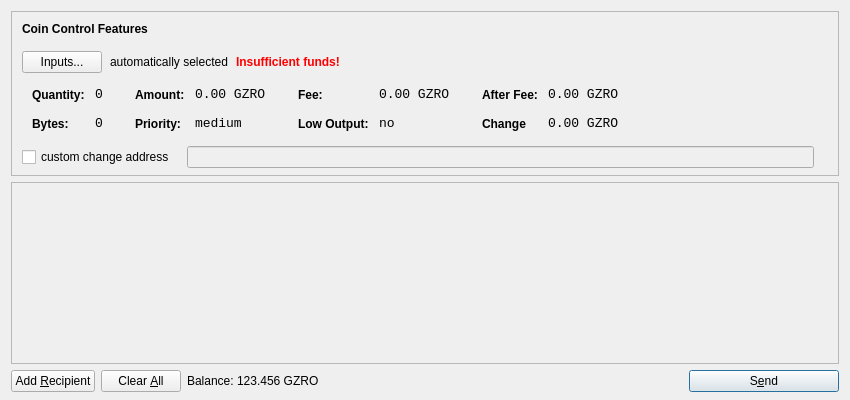
<?xml version="1.0" encoding="UTF-8"?>
<ui version="4.0">
 <class>SendCoinsDialog</class>
 <widget class="QDialog" name="SendCoinsDialog">
  <property name="geometry">
   <rect>
    <x>0</x>
    <y>0</y>
    <width>850</width>
    <height>400</height>
   </rect>
  </property>
  <property name="windowTitle">
   <string>Send Coins</string>
  </property>
  <layout class="QVBoxLayout" name="verticalLayout" stretch="0,1,0">
   <property name="bottomMargin">
    <number>8</number>
   </property>
   <item>
    <widget class="QFrame" name="frameCoinControl">
     <property name="sizePolicy">
      <sizepolicy hsizetype="Expanding" vsizetype="Expanding">
       <horstretch>0</horstretch>
       <verstretch>0</verstretch>
      </sizepolicy>
     </property>
     <property name="maximumSize">
      <size>
       <width>16777215</width>
       <height>16777215</height>
      </size>
     </property>
     <property name="frameShape">
      <enum>QFrame::StyledPanel</enum>
     </property>
     <property name="frameShadow">
      <enum>QFrame::Sunken</enum>
     </property>
     <layout class="QVBoxLayout" name="verticalLayoutCoinControl2">
      <property name="spacing">
       <number>-1</number>
      </property>
      <property name="leftMargin">
       <number>0</number>
      </property>
      <property name="topMargin">
       <number>0</number>
      </property>
      <property name="rightMargin">
       <number>0</number>
      </property>
      <property name="bottomMargin">
       <number>6</number>
      </property>
      <item>
       <layout class="QVBoxLayout" name="verticalLayoutCoinControl" stretch="0,0,0,0,1">
        <property name="spacing">
         <number>0</number>
        </property>
        <property name="leftMargin">
         <number>10</number>
        </property>
        <property name="topMargin">
         <number>10</number>
        </property>
        <item>
         <layout class="QHBoxLayout" name="horizontalLayoutCoinControl1">
          <property name="bottomMargin">
           <number>15</number>
          </property>
          <item>
           <widget class="QLabel" name="labelCoinControlFeatures">
            <property name="sizePolicy">
             <sizepolicy hsizetype="Preferred" vsizetype="Maximum">
              <horstretch>0</horstretch>
              <verstretch>0</verstretch>
             </sizepolicy>
            </property>
            <property name="font">
             <font>
              <weight>75</weight>
              <bold>true</bold>
             </font>
            </property>
            <property name="styleSheet">
             <string notr="true">font-weight:bold;</string>
            </property>
            <property name="text">
             <string>Coin Control Features</string>
            </property>
           </widget>
          </item>
         </layout>
        </item>
        <item>
         <layout class="QHBoxLayout" name="horizontalLayoutCoinControl2" stretch="0,0,0,0">
          <property name="spacing">
           <number>8</number>
          </property>
          <property name="bottomMargin">
           <number>10</number>
          </property>
          <item>
           <widget class="QPushButton" name="pushButtonCoinControl">
            <property name="styleSheet">
             <string notr="true"/>
            </property>
            <property name="text">
             <string>Inputs...</string>
            </property>
           </widget>
          </item>
          <item>
           <widget class="QLabel" name="labelCoinControlAutomaticallySelected">
            <property name="text">
             <string>automatically selected</string>
            </property>
            <property name="margin">
             <number>5</number>
            </property>
           </widget>
          </item>
          <item>
           <widget class="QLabel" name="labelCoinControlInsuffFunds">
            <property name="font">
             <font>
              <weight>75</weight>
              <bold>true</bold>
             </font>
            </property>
            <property name="styleSheet">
             <string notr="true">color:red;font-weight:bold;</string>
            </property>
            <property name="text">
             <string>Insufficient funds!</string>
            </property>
            <property name="margin">
             <number>5</number>
            </property>
           </widget>
          </item>
          <item>
           <spacer name="horizontalSpacerCoinControl">
            <property name="orientation">
             <enum>Qt::Horizontal</enum>
            </property>
            <property name="sizeHint" stdset="0">
             <size>
              <width>40</width>
              <height>1</height>
             </size>
            </property>
           </spacer>
          </item>
         </layout>
        </item>
        <item>
         <widget class="QWidget" name="widgetCoinControl" native="true">
          <property name="sizePolicy">
           <sizepolicy hsizetype="Preferred" vsizetype="Preferred">
            <horstretch>0</horstretch>
            <verstretch>0</verstretch>
           </sizepolicy>
          </property>
          <property name="minimumSize">
           <size>
            <width>0</width>
            <height>0</height>
           </size>
          </property>
          <property name="styleSheet">
           <string notr="true"/>
          </property>
          <layout class="QHBoxLayout" name="horizontalLayoutCoinControl5">
           <property name="margin">
            <number>0</number>
           </property>
           <item>
            <layout class="QHBoxLayout" name="horizontalLayoutCoinControl3" stretch="0,0,0,1">
             <property name="spacing">
              <number>20</number>
             </property>
             <property name="topMargin">
              <number>0</number>
             </property>
             <property name="bottomMargin">
              <number>10</number>
             </property>
             <item>
              <layout class="QFormLayout" name="formLayoutCoinControl1">
               <property name="horizontalSpacing">
                <number>10</number>
               </property>
               <property name="verticalSpacing">
                <number>14</number>
               </property>
               <property name="leftMargin">
                <number>10</number>
               </property>
               <property name="topMargin">
                <number>4</number>
               </property>
               <property name="rightMargin">
                <number>6</number>
               </property>
               <item row="0" column="0">
                <widget class="QLabel" name="labelCoinControlQuantityText">
                 <property name="styleSheet">
                  <string notr="true">font-weight:bold;</string>
                 </property>
                 <property name="text">
                  <string>Quantity:</string>
                 </property>
                 <property name="margin">
                  <number>0</number>
                 </property>
                </widget>
               </item>
               <item row="0" column="1">
                <widget class="QLabel" name="labelCoinControlQuantity">
                 <property name="font">
                  <font>
                   <family>Monospace</family>
                   <pointsize>10</pointsize>
                  </font>
                 </property>
                 <property name="cursor">
                  <cursorShape>IBeamCursor</cursorShape>
                 </property>
                 <property name="contextMenuPolicy">
                  <enum>Qt::ActionsContextMenu</enum>
                 </property>
                 <property name="text">
                  <string>0</string>
                 </property>
                 <property name="margin">
                  <number>0</number>
                 </property>
                 <property name="textInteractionFlags">
                  <set>Qt::LinksAccessibleByMouse|Qt::TextSelectableByKeyboard|Qt::TextSelectableByMouse</set>
                 </property>
                </widget>
               </item>
               <item row="1" column="0">
                <widget class="QLabel" name="labelCoinControlBytesText">
                 <property name="styleSheet">
                  <string notr="true">font-weight:bold;</string>
                 </property>
                 <property name="text">
                  <string>Bytes:</string>
                 </property>
                </widget>
               </item>
               <item row="1" column="1">
                <widget class="QLabel" name="labelCoinControlBytes">
                 <property name="font">
                  <font>
                   <family>Monospace</family>
                   <pointsize>10</pointsize>
                  </font>
                 </property>
                 <property name="cursor">
                  <cursorShape>IBeamCursor</cursorShape>
                 </property>
                 <property name="contextMenuPolicy">
                  <enum>Qt::ActionsContextMenu</enum>
                 </property>
                 <property name="text">
                  <string>0</string>
                 </property>
                 <property name="textInteractionFlags">
                  <set>Qt::LinksAccessibleByMouse|Qt::TextSelectableByKeyboard|Qt::TextSelectableByMouse</set>
                 </property>
                </widget>
               </item>
              </layout>
             </item>
             <item>
              <layout class="QFormLayout" name="formLayoutCoinControl2">
               <property name="horizontalSpacing">
                <number>10</number>
               </property>
               <property name="verticalSpacing">
                <number>14</number>
               </property>
               <property name="leftMargin">
                <number>6</number>
               </property>
               <property name="topMargin">
                <number>4</number>
               </property>
               <property name="rightMargin">
                <number>6</number>
               </property>
               <item row="0" column="0">
                <widget class="QLabel" name="labelCoinControlAmountText">
                 <property name="styleSheet">
                  <string notr="true">font-weight:bold;</string>
                 </property>
                 <property name="text">
                  <string>Amount:</string>
                 </property>
                 <property name="margin">
                  <number>0</number>
                 </property>
                </widget>
               </item>
               <item row="0" column="1">
                <widget class="QLabel" name="labelCoinControlAmount">
                 <property name="font">
                  <font>
                   <family>Monospace</family>
                   <pointsize>10</pointsize>
                  </font>
                 </property>
                 <property name="cursor">
                  <cursorShape>IBeamCursor</cursorShape>
                 </property>
                 <property name="contextMenuPolicy">
                  <enum>Qt::ActionsContextMenu</enum>
                 </property>
                 <property name="text">
                  <string>0.00 GZRO</string>
                 </property>
                 <property name="textInteractionFlags">
                  <set>Qt::LinksAccessibleByMouse|Qt::TextSelectableByKeyboard|Qt::TextSelectableByMouse</set>
                 </property>
                </widget>
               </item>
               <item row="1" column="0">
                <widget class="QLabel" name="labelCoinControlPriorityText">
                 <property name="styleSheet">
                  <string notr="true">font-weight:bold;</string>
                 </property>
                 <property name="text">
                  <string>Priority:</string>
                 </property>
                </widget>
               </item>
               <item row="1" column="1">
                <widget class="QLabel" name="labelCoinControlPriority">
                 <property name="font">
                  <font>
                   <family>Monospace</family>
                   <pointsize>10</pointsize>
                  </font>
                 </property>
                 <property name="cursor">
                  <cursorShape>IBeamCursor</cursorShape>
                 </property>
                 <property name="contextMenuPolicy">
                  <enum>Qt::ActionsContextMenu</enum>
                 </property>
                 <property name="text">
                  <string>medium</string>
                 </property>
                 <property name="textInteractionFlags">
                  <set>Qt::LinksAccessibleByMouse|Qt::TextSelectableByKeyboard|Qt::TextSelectableByMouse</set>
                 </property>
                </widget>
               </item>
              </layout>
             </item>
             <item>
              <layout class="QFormLayout" name="formLayoutCoinControl3">
               <property name="horizontalSpacing">
                <number>10</number>
               </property>
               <property name="verticalSpacing">
                <number>14</number>
               </property>
               <property name="leftMargin">
                <number>6</number>
               </property>
               <property name="topMargin">
                <number>4</number>
               </property>
               <property name="rightMargin">
                <number>6</number>
               </property>
               <item row="0" column="0">
                <widget class="QLabel" name="labelCoinControlFeeText">
                 <property name="styleSheet">
                  <string notr="true">font-weight:bold;</string>
                 </property>
                 <property name="text">
                  <string>Fee:</string>
                 </property>
                 <property name="margin">
                  <number>0</number>
                 </property>
                </widget>
               </item>
               <item row="0" column="1">
                <widget class="QLabel" name="labelCoinControlFee">
                 <property name="font">
                  <font>
                   <family>Monospace</family>
                   <pointsize>10</pointsize>
                  </font>
                 </property>
                 <property name="cursor">
                  <cursorShape>IBeamCursor</cursorShape>
                 </property>
                 <property name="contextMenuPolicy">
                  <enum>Qt::ActionsContextMenu</enum>
                 </property>
                 <property name="text">
                  <string>0.00 GZRO</string>
                 </property>
                 <property name="textInteractionFlags">
                  <set>Qt::LinksAccessibleByMouse|Qt::TextSelectableByKeyboard|Qt::TextSelectableByMouse</set>
                 </property>
                </widget>
               </item>
               <item row="1" column="0">
                <widget class="QLabel" name="labelCoinControlLowOutputText">
                 <property name="styleSheet">
                  <string notr="true">font-weight:bold;</string>
                 </property>
                 <property name="text">
                  <string>Low Output:</string>
                 </property>
                </widget>
               </item>
               <item row="1" column="1">
                <widget class="QLabel" name="labelCoinControlLowOutput">
                 <property name="font">
                  <font>
                   <family>Monospace</family>
                   <pointsize>10</pointsize>
                  </font>
                 </property>
                 <property name="cursor">
                  <cursorShape>IBeamCursor</cursorShape>
                 </property>
                 <property name="contextMenuPolicy">
                  <enum>Qt::ActionsContextMenu</enum>
                 </property>
                 <property name="text">
                  <string>no</string>
                 </property>
                 <property name="textInteractionFlags">
                  <set>Qt::LinksAccessibleByMouse|Qt::TextSelectableByKeyboard|Qt::TextSelectableByMouse</set>
                 </property>
                </widget>
               </item>
              </layout>
             </item>
             <item>
              <layout class="QFormLayout" name="formLayoutCoinControl4">
               <property name="horizontalSpacing">
                <number>10</number>
               </property>
               <property name="verticalSpacing">
                <number>14</number>
               </property>
               <property name="leftMargin">
                <number>6</number>
               </property>
               <property name="topMargin">
                <number>4</number>
               </property>
               <property name="rightMargin">
                <number>6</number>
               </property>
               <item row="0" column="0">
                <widget class="QLabel" name="labelCoinControlAfterFeeText">
                 <property name="styleSheet">
                  <string notr="true">font-weight:bold;</string>
                 </property>
                 <property name="text">
                  <string>After Fee:</string>
                 </property>
                 <property name="margin">
                  <number>0</number>
                 </property>
                </widget>
               </item>
               <item row="0" column="1">
                <widget class="QLabel" name="labelCoinControlAfterFee">
                 <property name="font">
                  <font>
                   <family>Monospace</family>
                   <pointsize>10</pointsize>
                  </font>
                 </property>
                 <property name="cursor">
                  <cursorShape>IBeamCursor</cursorShape>
                 </property>
                 <property name="contextMenuPolicy">
                  <enum>Qt::ActionsContextMenu</enum>
                 </property>
                 <property name="text">
                  <string>0.00 GZRO</string>
                 </property>
                 <property name="textInteractionFlags">
                  <set>Qt::LinksAccessibleByMouse|Qt::TextSelectableByKeyboard|Qt::TextSelectableByMouse</set>
                 </property>
                </widget>
               </item>
               <item row="1" column="0">
                <widget class="QLabel" name="labelCoinControlChangeText">
                 <property name="styleSheet">
                  <string notr="true">font-weight:bold;</string>
                 </property>
                 <property name="text">
                  <string>Change</string>
                 </property>
                </widget>
               </item>
               <item row="1" column="1">
                <widget class="QLabel" name="labelCoinControlChange">
                 <property name="font">
                  <font>
                   <family>Monospace</family>
                   <pointsize>10</pointsize>
                  </font>
                 </property>
                 <property name="cursor">
                  <cursorShape>IBeamCursor</cursorShape>
                 </property>
                 <property name="contextMenuPolicy">
                  <enum>Qt::ActionsContextMenu</enum>
                 </property>
                 <property name="text">
                  <string>0.00 GZRO</string>
                 </property>
                 <property name="textInteractionFlags">
                  <set>Qt::LinksAccessibleByMouse|Qt::TextSelectableByKeyboard|Qt::TextSelectableByMouse</set>
                 </property>
                </widget>
               </item>
              </layout>
             </item>
            </layout>
           </item>
          </layout>
         </widget>
        </item>
        <item>
         <layout class="QHBoxLayout" name="horizontalLayoutCoinControl4" stretch="0,0,0">
          <property name="spacing">
           <number>12</number>
          </property>
          <property name="sizeConstraint">
           <enum>QLayout::SetDefaultConstraint</enum>
          </property>
          <property name="topMargin">
           <number>5</number>
          </property>
          <property name="rightMargin">
           <number>5</number>
          </property>
          <item>
           <widget class="QCheckBox" name="checkBoxCoinControlChange">
            <property name="text">
             <string>custom change address</string>
            </property>
           </widget>
          </item>
          <item>
           <widget class="QLineEdit" name="lineEditCoinControlChange">
            <property name="enabled">
             <bool>false</bool>
            </property>
            <property name="sizePolicy">
             <sizepolicy hsizetype="Expanding" vsizetype="Fixed">
              <horstretch>0</horstretch>
              <verstretch>0</verstretch>
             </sizepolicy>
            </property>
           </widget>
          </item>
          <item>
           <widget class="QLabel" name="labelCoinControlChangeLabel">
            <property name="sizePolicy">
             <sizepolicy hsizetype="Preferred" vsizetype="Expanding">
              <horstretch>0</horstretch>
              <verstretch>0</verstretch>
             </sizepolicy>
            </property>
            <property name="minimumSize">
             <size>
              <width>0</width>
              <height>0</height>
             </size>
            </property>
            <property name="text">
             <string/>
            </property>
            <property name="margin">
             <number>3</number>
            </property>
           </widget>
          </item>
         </layout>
        </item>
        <item>
         <spacer name="verticalSpacerCoinControl">
          <property name="orientation">
           <enum>Qt::Vertical</enum>
          </property>
          <property name="sizeHint" stdset="0">
           <size>
            <width>800</width>
            <height>1</height>
           </size>
          </property>
         </spacer>
        </item>
       </layout>
      </item>
     </layout>
    </widget>
   </item>
   <item>
    <widget class="QScrollArea" name="scrollArea">
     <property name="widgetResizable">
      <bool>true</bool>
     </property>
     <widget class="QWidget" name="scrollAreaWidgetContents">
      <property name="geometry">
       <rect>
        <x>0</x>
        <y>0</y>
        <width>830</width>
        <height>165</height>
       </rect>
      </property>
      <layout class="QVBoxLayout" name="verticalLayout_2">
       <property name="margin">
        <number>0</number>
       </property>
       <item>
        <layout class="QVBoxLayout" name="entries">
         <property name="spacing">
          <number>6</number>
         </property>
        </layout>
       </item>
       <item>
        <spacer name="verticalSpacer">
         <property name="orientation">
          <enum>Qt::Vertical</enum>
         </property>
         <property name="sizeHint" stdset="0">
          <size>
           <width>20</width>
           <height>40</height>
          </size>
         </property>
        </spacer>
       </item>
      </layout>
     </widget>
    </widget>
   </item>
   <item>
    <layout class="QHBoxLayout" name="horizontalLayout">
     <item>
      <widget class="QPushButton" name="addButton">
       <property name="toolTip">
        <string>Send to multiple recipients at once</string>
       </property>
       <property name="text">
        <string>Add &amp;Recipient</string>
       </property>
       <property name="icon">
        <iconset resource="../bitcoin.qrc">
         <normaloff>:/icons/add</normaloff>:/icons/add</iconset>
       </property>
       <property name="autoDefault">
        <bool>false</bool>
       </property>
      </widget>
     </item>
     <item>
      <widget class="QPushButton" name="clearButton">
       <property name="sizePolicy">
        <sizepolicy hsizetype="Minimum" vsizetype="Fixed">
         <horstretch>0</horstretch>
         <verstretch>0</verstretch>
        </sizepolicy>
       </property>
       <property name="toolTip">
        <string>Remove all transaction fields</string>
       </property>
       <property name="text">
        <string>Clear &amp;All</string>
       </property>
       <property name="icon">
        <iconset resource="../bitcoin.qrc">
         <normaloff>:/icons/remove</normaloff>:/icons/remove</iconset>
       </property>
       <property name="autoRepeatDelay">
        <number>300</number>
       </property>
       <property name="autoDefault">
        <bool>false</bool>
       </property>
      </widget>
     </item>
     <item>
      <layout class="QHBoxLayout" name="horizontalLayout_2">
       <property name="spacing">
        <number>3</number>
       </property>
       <item>
        <widget class="QLabel" name="label">
         <property name="sizePolicy">
          <sizepolicy hsizetype="Preferred" vsizetype="Fixed">
           <horstretch>0</horstretch>
           <verstretch>0</verstretch>
          </sizepolicy>
         </property>
         <property name="text">
          <string>Balance:</string>
         </property>
        </widget>
       </item>
       <item>
        <widget class="QLabel" name="labelBalance">
         <property name="sizePolicy">
          <sizepolicy hsizetype="Preferred" vsizetype="Fixed">
           <horstretch>0</horstretch>
           <verstretch>0</verstretch>
          </sizepolicy>
         </property>
         <property name="cursor">
          <cursorShape>IBeamCursor</cursorShape>
         </property>
         <property name="text">
          <string>123.456 GZRO</string>
         </property>
         <property name="textInteractionFlags">
          <set>Qt::LinksAccessibleByMouse|Qt::TextSelectableByKeyboard|Qt::TextSelectableByMouse</set>
         </property>
        </widget>
       </item>
      </layout>
     </item>
     <item>
      <spacer name="horizontalSpacer">
       <property name="orientation">
        <enum>Qt::Horizontal</enum>
       </property>
       <property name="sizeHint" stdset="0">
        <size>
         <width>40</width>
         <height>20</height>
        </size>
       </property>
      </spacer>
     </item>
     <item>
      <widget class="QPushButton" name="sendButton">
       <property name="minimumSize">
        <size>
         <width>150</width>
         <height>0</height>
        </size>
       </property>
       <property name="toolTip">
        <string>Confirm the send action</string>
       </property>
       <property name="text">
        <string>S&amp;end</string>
       </property>
       <property name="icon">
        <iconset resource="../bitcoin.qrc">
         <normaloff>:/icons/send</normaloff>:/icons/send</iconset>
       </property>
       <property name="default">
        <bool>true</bool>
       </property>
      </widget>
     </item>
    </layout>
   </item>
  </layout>
 </widget>
 <resources>
  <include location="../bitcoin.qrc"/>
 </resources>
 <connections/>
</ui>
